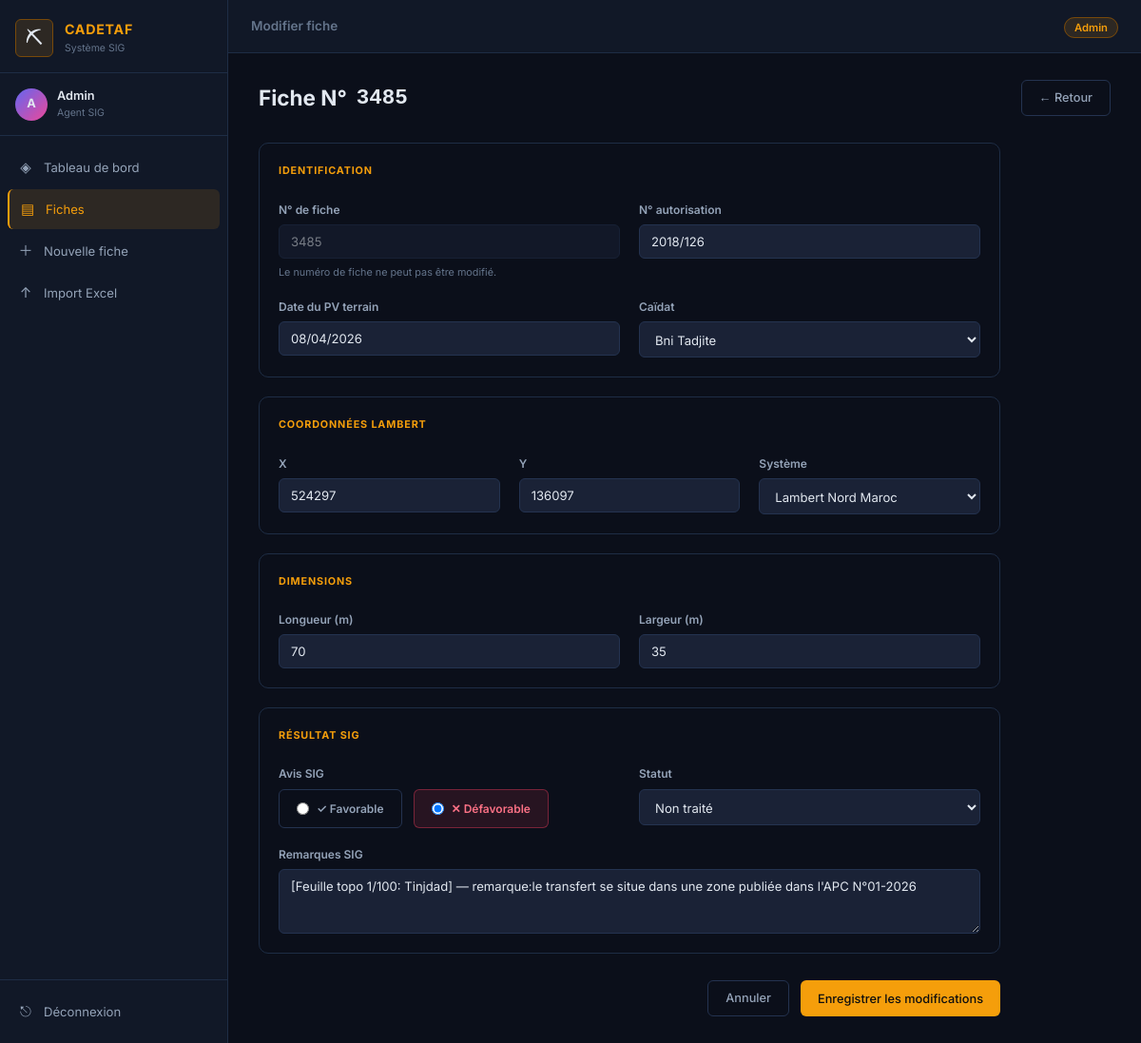
The page /fiches/2102/modifier (signed in) on the database its author committed.
### app.py (models this page shows)
class Fiche(Base):
    __tablename__ = 'fiches'
    id             = Column(Integer, primary_key=True, autoincrement=True)
    fiche_numero   = Column(Integer, unique=True, nullable=False)
    date_pv        = Column(String(20), nullable=False)
    caidat         = Column(String(100), nullable=False)
    n_autorisation = Column(String(50))
    x_coord        = Column(Float)
    y_coord        = Column(Float)
    lambert_zone   = Column(Integer, default=1)
    metrage        = Column(Integer, default=100)
    long_2         = Column(Integer, default=50)
    accord         = Column(String(10), default='non')
    observation    = Column(Text)
    responsable    = Column(String(50))
    date_creation  = Column(DateTime, default=datetime.utcnow)
    status         = Column(SQLAlchemyEnum('traité','en cours','non traité', name='status_enum'), default='non traité')

### app.py (the view, shortened to what this page needs)
@app.route('/fiches/<int:fiche_id>/modifier', methods=['GET','POST'])
@login_required
def modifier_fiche(fiche_id):
    db = SessionLocal()
    f = db.query(Fiche).filter_by(id=fiche_id).first()
    if not f:
        flash('Fiche introuvable.', 'error')
        db.close()
        return redirect(url_for('fiches'))
    fiche_data = fiche_to_dict(f)
    db.close()
    return render_template('modifier_fiche.html',
        fiche=fiche_data, caidats=ALL_CAIDATS, username=session['user'])

### app.py (called while the page is built)
def login_required(f):
    @wraps(f)
    def decorated(*args, **kwargs):
        if 'user' not in session:
            flash('Veuillez vous connecter.', 'error')
            return redirect(url_for('login'))
        return f(*args, **kwargs)
    return decorated

### templates/modifier_fiche.html (shortened to what this page needs)
{% extends "base.html" %}
{% block topbar_title %}Modifier fiche{% endblock %}
{% block content %}
<div class="page-header">
  <h1>Fiche N° <code>{{ fiche.fiche_numero }}</code></h1>
  <a href="{{ url_for('fiches') }}" class="btn btn-outline">← Retour</a>
</div>
<div class="form-card-wrap">
<form method="POST" action="{{ url_for('modifier_fiche', fiche_id=fiche.id) }}" class="form-card">
  <div class="form-section">
    <div class="form-section-title">Identification</div>
    <div class="form-row">
      <div class="field">
        <label>N° de fiche</label>
        <input type="text" value="{{ fiche.fiche_numero }}" disabled class="input-disabled">
        <p class="field-hint">Le numéro de fiche ne peut pas être modifié.</p>
      </div>
      <div class="field">
        <label for="n_autorisation">N° autorisation</label>
        <input type="text" id="n_autorisation" name="n_autorisation" value="{{ fiche.n_autorisation or '' }}">
      </div>
    </div>
    <div class="form-row">
      <div class="field required">
        <label for="date_pv">Date du PV terrain</label>
        <input type="text" id="date_pv" name="date_pv" value="{{ fiche.date_pv }}" required>
      </div>
      <div class="field required">
        <label for="caidat">Caïdat</label>
        <select id="caidat" name="caidat" required>
          {% for c in caidats %}
          <option value="{{ c }}" {% if fiche.caidat==c %}selected{% endif %}>{{ c }}</option>
          {% endfor %}
        </select>
      </div>
    </div>
  </div>
  <div class="form-section">
    <div class="form-section-title">Coordonnées Lambert</div>
    <div class="form-row form-row-3">
      <div class="field">
        <label for="x_coord">X</label>
        <input type="number" id="x_coord" name="x_coord" value="{{ fiche.x_coord|int if fiche.x_coord else '' }}" step="1">
      </div>
      <div class="field">
        <label for="y_coord">Y</label>
        <input type="number" id="y_coord" name="y_coord" value="{{ fiche.y_coord|int if fiche.y_coord else '' }}" step="1">
      </div>
      <div class="field">
        <label for="lambert_zone">Système</label>
        <select id="lambert_zone" name="lambert_zone">
          <option value="1" {% if fiche.lambert_zone==1 %}selected{% endif %}>Lambert Nord Maroc</option>
        </select>
      </div>
    </div>
  </div>
  <div class="form-section">
    <div class="form-section-title">Dimensions</div>
    <div class="form-row">
      <div class="field">
        <label for="metrage">Longueur (m)</label>
        <input type="number" id="metrage" name="metrage" value="{{ fiche.metrage }}">
      </div>
      <div class="field">
        <label for="long_2">Largeur (m)</label>
        <input type="number" id="long_2" name="long_2" value="{{ fiche.long_2 }}">
      </div>
    </div>
  </div>
  <div class="form-section">
    <div class="form-section-title">Résultat SIG</div>
    <div class="form-row">
      <div class="field">
        <label>Avis SIG</label>
        <div class="radio-group">
          <label class="radio-card radio-ok">
            <input type="radio" name="accord" value="oui" {% if fiche.accord=='oui' %}checked{% endif %}> ✓ Favorable
          </label>
          <label class="radio-card radio-nok">
            <input type="radio" name="accord" value="non" {% if fiche.accord=='non' %}checked{% endif %}> ✕ Défavorable
          </label>
        </div>
      </div>
      <div class="field">
        <label for="status">Statut</label>
        <select id="status" name="status">
          <option value="non traité" {% if fiche.status=='non traité' %}selected{% endif %}>Non traité</option>
        </select>
      </div>
    </div>
    <div class="field">
      <label for="observation">Remarques SIG</label>
      <textarea id="observation" name="observation" rows="3">{{ fiche.observation or '' }}</textarea>
    </div>
  </div>
  <div class="form-actions">
    <a href="{{ url_for('fiches') }}" class="btn btn-outline">Annuler</a>
    <button type="submit" class="btn btn-primary">Enregistrer les modifications</button>
  </div>
</form>
</div>
{% endblock %}

### static/css/main.css (style rules this page uses)
:root { --bg: #0b0f1a; --bg-card: #111827; --bg-card2: #1a2236; --border: #1e2d45; --border-2: #243350; --text: #e2e8f0; --text-muted: #64748b; --text-dim: #94a3b8; --amber: #f59e0b; --amber-dim: #78490a; --amber-glow: rgba(245,158,11,.12); --green: #22c55e; --green-dim: #14532d; --red: #f43f5e; --red-dim: #4c0519; --blue: #0ea5e9; --blue-dim: #0c4a6e; --indigo: #6366f1; --pink: #ec4899; --yellow: #eab308; --sidebar-w: 240px; --topbar-h: 56px; --radius: 10px; --radius-sm: 6px; --shadow: 0 4px 24px rgba(0,0,0,.4); --shadow-sm: 0 2px 8px rgba(0,0,0,.3); --font: 'Inter', system-ui, sans-serif; --mono: 'JetBrains Mono', monospace; }
*, *::before, *::after { box-sizing: border-box; margin: 0; padding: 0; }
html { font-size: 15px; }
body { font-family: var(--font); background: var(--bg); color: var(--text); line-height: 1.6; min-height: 100vh; }
.page-header { display: flex; align-items: center; justify-content: space-between; margin-bottom: 28px; flex-wrap: wrap; gap: 12px; }
.page-header h1 { font-size: 1.5rem; font-weight: 700; display: flex; align-items: center; gap: 10px; }
.btn { display: inline-flex; align-items: center; gap: 6px; padding: 8px 18px; border-radius: var(--radius-sm); font-size: .85rem; font-weight: 500; cursor: pointer; border: none; text-decoration: none; transition: all .15s; font-family: var(--font); white-space: nowrap; }
.btn-primary { background: var(--amber); color: #0f0f0f; }
.btn-outline { background: transparent; color: var(--text-dim); border: 1px solid var(--border-2); }
input, select, textarea { width: 100%; background: var(--bg-card2); border: 1px solid var(--border-2); border-radius: var(--radius-sm); color: var(--text); padding: 9px 12px; font-size: .875rem; font-family: var(--font); transition: border-color .15s, box-shadow .15s; outline: none; }
input::placeholder, textarea::placeholder { color: var(--text-muted); }
textarea { resize: vertical; }
.input-disabled { opacity: .5; cursor: not-allowed; }
select option { background: var(--bg-card); }
.field { display: flex; flex-direction: column; gap: 6px; }
.field label { font-size: .8rem; font-weight: 600; color: var(--text-dim); }
.field-hint { font-size: .72rem; color: var(--text-muted); }
.form-row { display: grid; grid-template-columns: 1fr 1fr; gap: 20px; }
.form-row-3 { grid-template-columns: 1fr 1fr 1fr; }
.form-section { border: 1px solid var(--border); border-radius: var(--radius); padding: 20px; display: flex; flex-direction: column; gap: 18px; margin-bottom: 20px; }
.form-section-title { font-size: .72rem; font-weight: 700; letter-spacing: .08em; text-transform: uppercase; color: var(--amber); margin-bottom: 4px; }
.form-card-wrap { max-width: 780px; }
.form-card { display: flex; flex-direction: column; gap: 0; }
.form-actions { display: flex; gap: 12px; justify-content: flex-end; padding-top: 8px; }
.radio-group { display: flex; gap: 12px; }
.radio-card { display: flex; align-items: center; gap: 8px; padding: 10px 18px; border-radius: var(--radius-sm); border: 1px solid var(--border-2); cursor: pointer; font-size: .85rem; font-weight: 500; transition: all .15s; }
.radio-card input[type=radio] { width: auto; }
.radio-nok:has(input:checked) { background: rgba(244,63,94,.12); border-color: rgba(244,63,94,.4); color: #fb7185; }

### rows shown on the page
Fiche: fiche_numero "3485", n_autorisation "2018/126", date_pv "08/04/2026", caidat "Bni Tadjite", x_coord "524297", y_coord "136097", accord "☐ ✓ Favorable", accord "☑ ✕ Défavorable", observation "[Feuille topo 1/100: Tinjdad] — remarque:le transfert se situe dans une zone publiée dans l'APC N°01-2026"

### other values the page prints
{{ session.user[0]|upper }} "A"
{{ session.user|capitalize }} "Admin"
